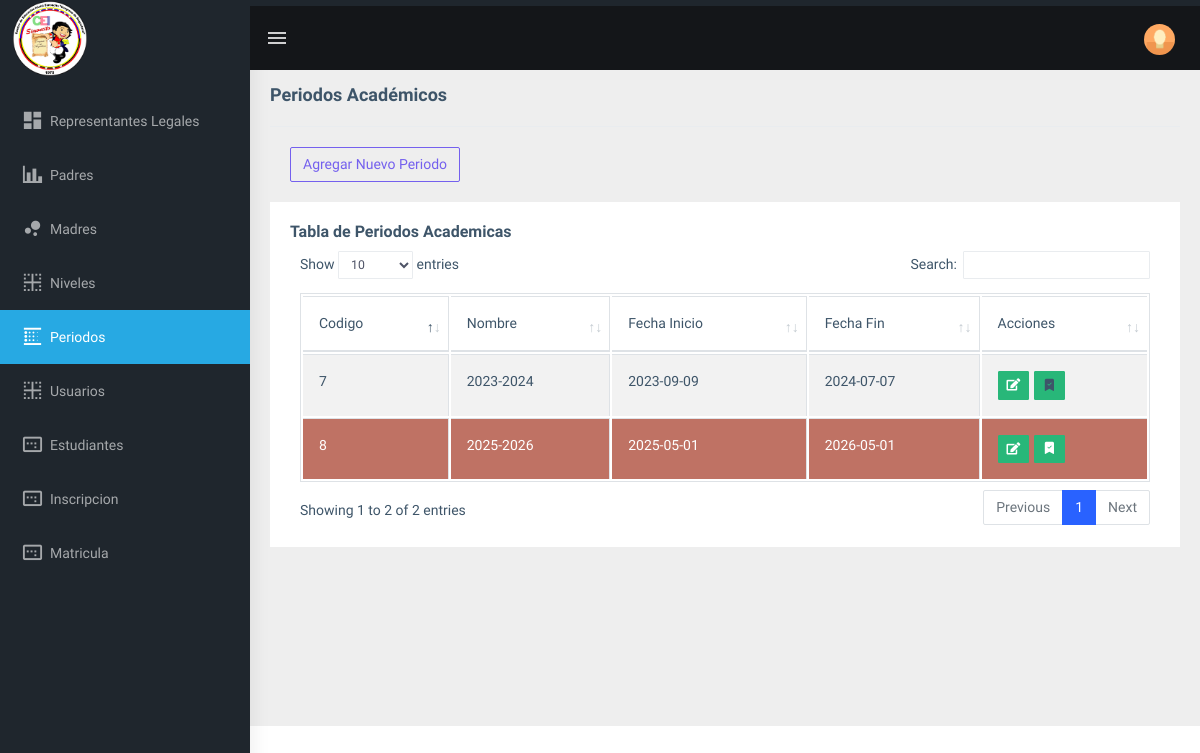
The app's page /admin/periodos.php (signed in), older data.
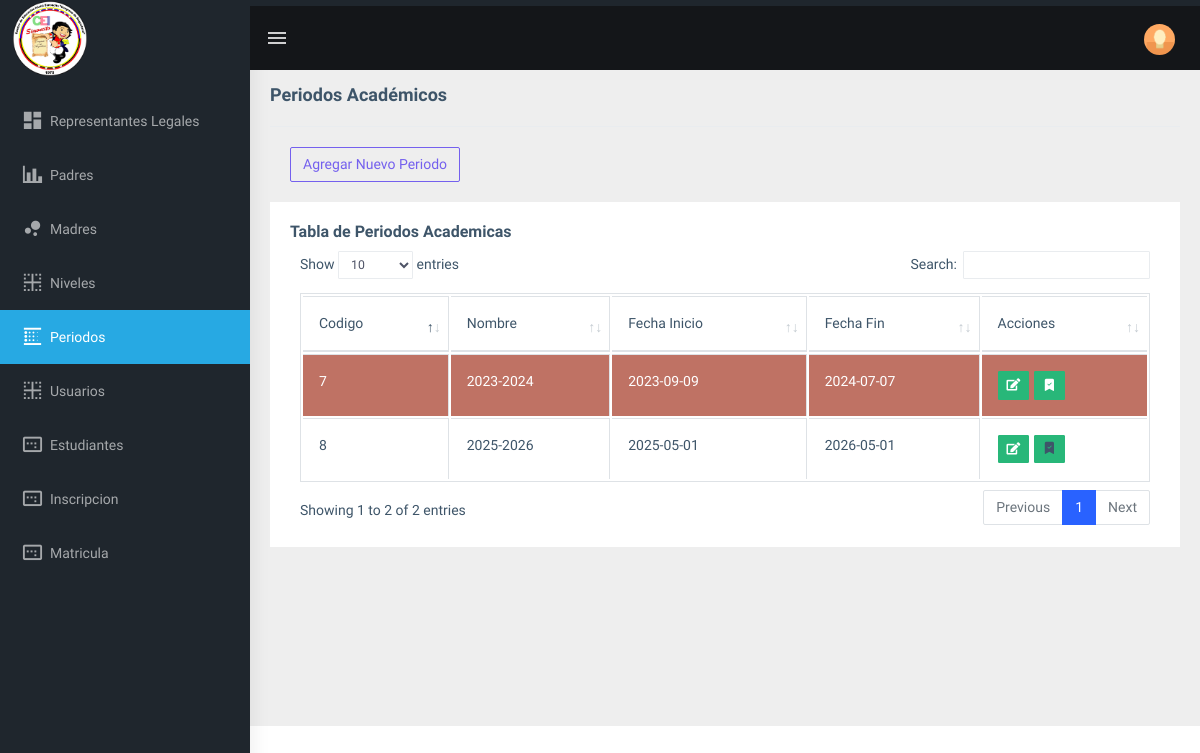
The same page, newer data.
### tables this page shows
CREATE TABLE `periodo_academico` (
  `codigo_periodo` int(3) NOT NULL,
  `nombre` varchar(30) NOT NULL,
  `fecha_inicio` date NOT NULL,
  `fecha_fin` date NOT NULL,
  `actual` int(11) NOT NULL DEFAULT 0
);

### admin/periodos.php (the view, shortened to what this page needs)
<!DOCTYPE html>
<html dir="ltr" lang="en">
<head>
    <link href="../assets/libs/flot/css/float-chart.css" rel="stylesheet">
    <link rel="stylesheet" type="text/css" href="../assets/extra-libs/multicheck/multicheck.css">
    <link rel="stylesheet" href="https://cdn.jsdelivr.net/npm/bootstrap-icons@1.11.3/font/bootstrap-icons.min.css">
    <link href="../assets/libs/datatables.net-bs4/css/dataTables.bootstrap4.css" rel="stylesheet">
    <link href="../dist/css/style.min.css" rel="stylesheet">
    <link href="css/formulario.css" rel="stylesheet">
    <link rel="stylesheet" href="css/periodo_actual.css">
    <link rel="stylesheet" href="../assets/libs/sweetAlerts2/sweetalert2.css">
</head>
<body>
    <?php
    include 'includes/navbar.php';
    include '../php/conexion.php';
    $sentencia = ("SELECT * FROM periodo_academico");
    $mostrar = mysqli_query($conexion, $sentencia);
    ?>
    <div class="page-wrapper">
        <div class="page-breadcrumb">
            <div class="row">
                <div class="col-12 d-flex no-block align-items-center">
                    <h4 class="page-title">Periodos Académicos</h4>
                </div>
            </div>
        </div>
        <div class="container-fluid">
            <div class="row">
                <div class="col-md-12">
                    <div class="border-top">
                        <div class="card-body">
                            <a href="acciones/agregar_periodos.php" type="button" class="btn btn-outline-primary">Agregar Nuevo Periodo</a>
                        </div>
                    </div>
                    <div class="card">
                        <div class="card-body">
                            <h5 class="card-title">Tabla de Periodos Academicas</h5>
                            <div class="table-responsive">
                                <table id="zero_config" class="table table-striped table-bordered">
                                    <thead>
                                        <tr>
                                            <th>Codigo</th>
                                            <th>Nombre</th>
                                            <th>Fecha Inicio</th>
                                            <th>Fecha Fin</th>
                                            <th>Acciones</th>
                                        </tr>
                                    </thead>
                                    <tbody id="table">
                                        <?php
                                        while ($r = mysqli_fetch_array($mostrar)) {
                                        ?>
                                            <tr <?php echo $r['actual'] == 1 ? "id='periodo_actual'" : ""; ?>>
                                                <th><?php echo $r['codigo_periodo'] ?></th>
                                                <th><?php echo $r['nombre'] ?></th>
                                                <th><?php echo $r['fecha_inicio'] ?></th>
                                                <th><?php echo $r['fecha_fin'] ?></th>
                                                <th><?php echo "<a class='btn btn-success btn-sm'href='acciones/editar_periodo.php?id=" . $r['codigo_periodo'] . "'><i class='fa fa-edit'></i></a>";
                                                echo "<a class='btn btn-success btn-sm' style='margin-left:5px;'";
                                                echo ($r['actual'] == 0)? "onclick='set_periodo(" . $r['codigo_periodo'] . ")'": "";
                                                echo "><i class='bi bi-bookmark-check-fill'></i></a>"; ?>
                                                </th>
                                            </tr>
                                        <?php
                                        }
                                        ?>
                                    </tbody>
                                </table>
                            </div>
                        </div>
                    </div>
                </div>
            </div>
        </div>
</body>
</html>

Row changes from the older to the newer data that the page shows:
changed periodo_academico id 7: actual 0 → 1 (drawn)
changed periodo_academico id 8: actual 1 → 0 (drawn)
